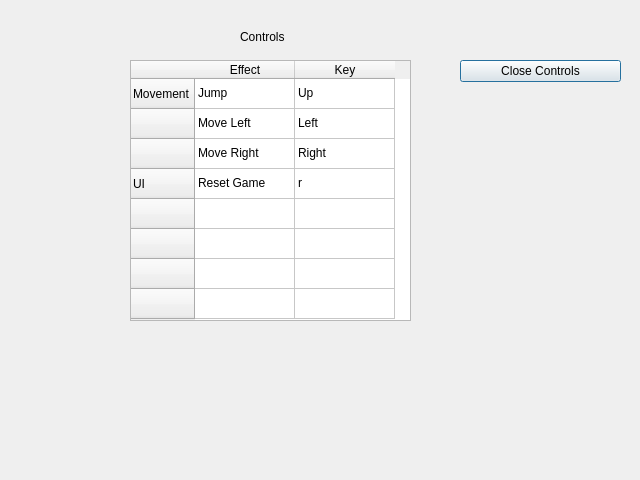
<?xml version="1.0" encoding="UTF-8"?>
<ui version="4.0">
 <class>ControlsWindow</class>
 <widget class="QDialog" name="ControlsWindow">
  <property name="geometry">
   <rect>
    <x>0</x>
    <y>0</y>
    <width>640</width>
    <height>480</height>
   </rect>
  </property>
  <property name="windowTitle">
   <string>Controls</string>
  </property>
  <widget class="QTableWidget" name="tableWidget">
   <property name="geometry">
    <rect>
     <x>130</x>
     <y>60</y>
     <width>281</width>
     <height>261</height>
    </rect>
   </property>
   <row>
    <property name="text">
     <string>Movement</string>
    </property>
   </row>
   <row>
    <property name="text">
     <string/>
    </property>
   </row>
   <row>
    <property name="text">
     <string/>
    </property>
   </row>
   <row>
    <property name="text">
     <string>UI</string>
    </property>
   </row>
   <row>
    <property name="text">
     <string/>
    </property>
   </row>
   <row>
    <property name="text">
     <string/>
    </property>
   </row>
   <row>
    <property name="text">
     <string/>
    </property>
   </row>
   <row>
    <property name="text">
     <string/>
    </property>
   </row>
   <column>
    <property name="text">
     <string>Effect</string>
    </property>
   </column>
   <column>
    <property name="text">
     <string>Key</string>
    </property>
   </column>
   <item row="0" column="0">
    <property name="text">
     <string>Jump</string>
    </property>
   </item>
   <item row="0" column="1">
    <property name="text">
     <string>Up </string>
    </property>
   </item>
   <item row="1" column="0">
    <property name="text">
     <string>Move Left</string>
    </property>
   </item>
   <item row="1" column="1">
    <property name="text">
     <string>Left</string>
    </property>
   </item>
   <item row="2" column="0">
    <property name="text">
     <string>Move Right</string>
    </property>
   </item>
   <item row="2" column="1">
    <property name="text">
     <string>Right</string>
    </property>
   </item>
   <item row="3" column="0">
    <property name="text">
     <string>Reset Game</string>
    </property>
   </item>
   <item row="3" column="1">
    <property name="text">
     <string>r</string>
    </property>
   </item>
  </widget>
  <widget class="QLabel" name="label">
   <property name="geometry">
    <rect>
     <x>240</x>
     <y>30</y>
     <width>59</width>
     <height>14</height>
    </rect>
   </property>
   <property name="text">
    <string>Controls</string>
   </property>
  </widget>
  <widget class="QPushButton" name="pushButton">
   <property name="geometry">
    <rect>
     <x>460</x>
     <y>60</y>
     <width>161</width>
     <height>22</height>
    </rect>
   </property>
   <property name="text">
    <string>Close Controls</string>
   </property>
  </widget>
 </widget>
 <resources/>
 <connections/>
</ui>
